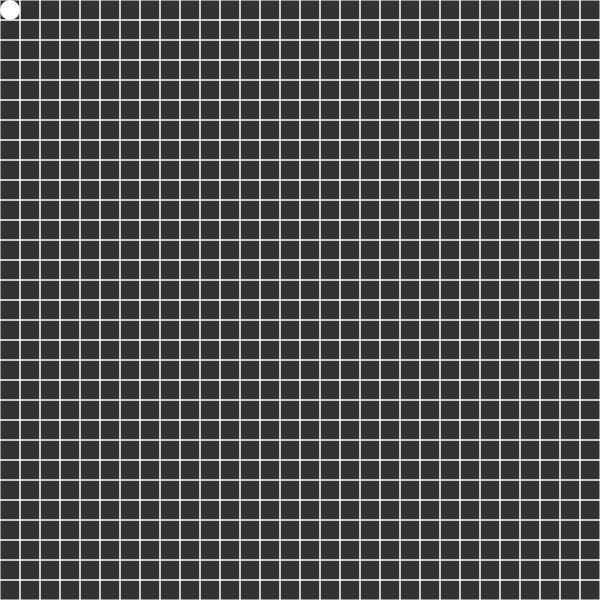
Frame 1 (no input)
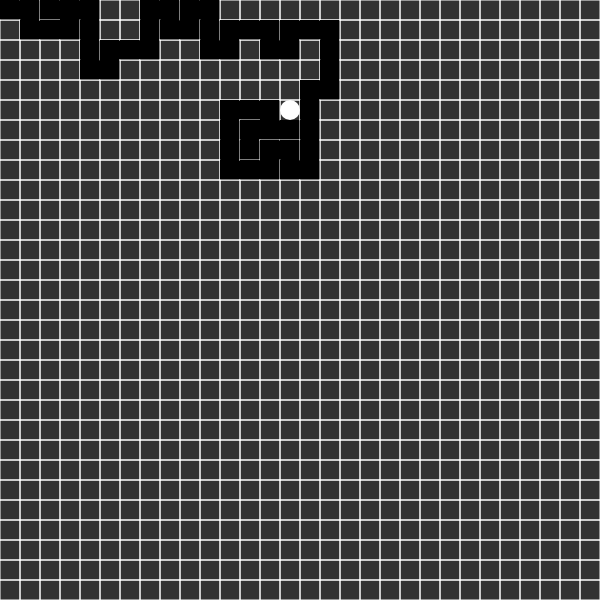
Frame 60 (no input)
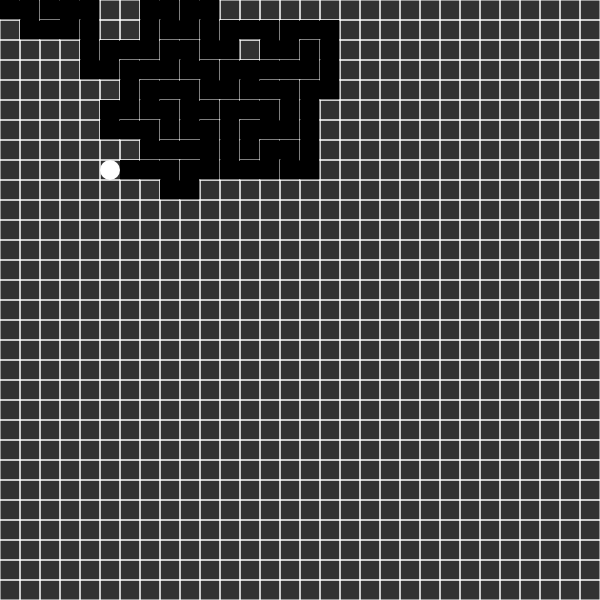
Frame 120 (the mouse pressed at the canvas centre since frame 60)

The p5.js sketch that drew these frames (run headless with seeded random() and noise() and a simulated clock; from frame 60 on, the mouse is pressed at the canvas centre):

// p5.js sketch
// ── sketch.js
let row, cols, current;
let view = 20;
let cells = [];
let stack = [];

function setup() {
  createCanvas(600, 600);

  rows = floor(width / view);
  cols = floor(height / view);
  
  for (let i = 0; i < rows; i++) {
    for (let j = 0; j < cols; j++) {
      cells.push(new Cell(i, j));
    }
  }
  
  // initilize current cell
  current = cells[0];
}

function draw() {
  background(50);
  
  for (const cell of cells) {
    cell.show();
  }
  
  current.highlight();
  current.visited = true;
  
  const next = current.getNeighbor();

  if (next) {
    stack.push(current);
    
    removeWalls(current, next);
    
    current = next;
    
    // backtrack if there are no valid neighbors
  } else if (stack.length > 0) {
    current = stack.pop();
  }
}

function removeWalls(curr, next) {
  const deltaX = curr.i - next.i;
  
  // next cell is on the right of the current one
  if (deltaX === 1) {
    curr.walls.left = false;
    next.walls.right = false;
    
    // next cell is on the left of the current one
  } else if (deltaX === -1) {
    curr.walls.right = false;
    next.walls.left = false;
  }
  
  const deltaY = curr.j - next.j;
  
  // current cell is under the next one
  if (deltaY === 1) {
    curr.walls.top = false;
    next.walls.bottom = false;
    
    // next cell is under the current one
  } else if (deltaY === -1) {
    curr.walls.bottom = false;
    next.walls.top = false;
  }
}
// ── Cell.js
function Cell(i, j) {
  this.i = i;
  this.j = j;
  this.visited = false;
  this.walls = {top: true, right: true, bottom: true, left: true}
  
  this.show = function() {
    const coordX = this.i * view;
    const coordY = this.j * view;
    
    stroke(255);
    
    // draw cell walls if they exist
    if (this.walls.top) {
      line(coordX, coordY, coordX + view, coordY);
    }
    
    if (this.walls.right) {
      line(coordX + view, coordY, coordX + view, coordY + view);
    }
    
    if (this.walls.bottom) {
      line(coordX + view, coordY + view, coordX, coordY + view);
    }
    
    if (this.walls.left) {
      line(coordX, coordY + view, coordX, coordY);
    }
    
    if (this.visited) {
      noStroke();
      fill(0);
      rect(coordX, coordY, view, view);
    }
    
  }
  
  this.highlight = function() {
    noStroke();
    fill(255);
    rect(this.i * view, this.j * view, view, view, 20);
  }
  
  this.getNeighbor = function() {
    const neighbors = [];
    
    const top = cells[getNeighborIndex(i - 1, j)];
    const right = cells[getNeighborIndex(i, j + 1)];
    const bottom = cells[getNeighborIndex(i + 1, j)];
    const left = cells[getNeighborIndex(i, j - 1)];
    
    if (top && !top.visited) neighbors.push(top);
    if (right && !right.visited) neighbors.push(right);
    if (bottom && !bottom.visited) neighbors.push(bottom);
    if (left && !left.visited) neighbors.push(left);
    
    if (neighbors.length > 0) {
      const randomNeighbor = floor(random(0, neighbors.length));
    
      return neighbors[randomNeighbor];
    }
  }
}

function getNeighborIndex(i, j) {
  // edge cases (no neighbor)
  if (i < 0 || j < 0 || i > rows - 1 || j > cols - 1) {
    return -1;
  }
    
  return j + i * cols; 
}
